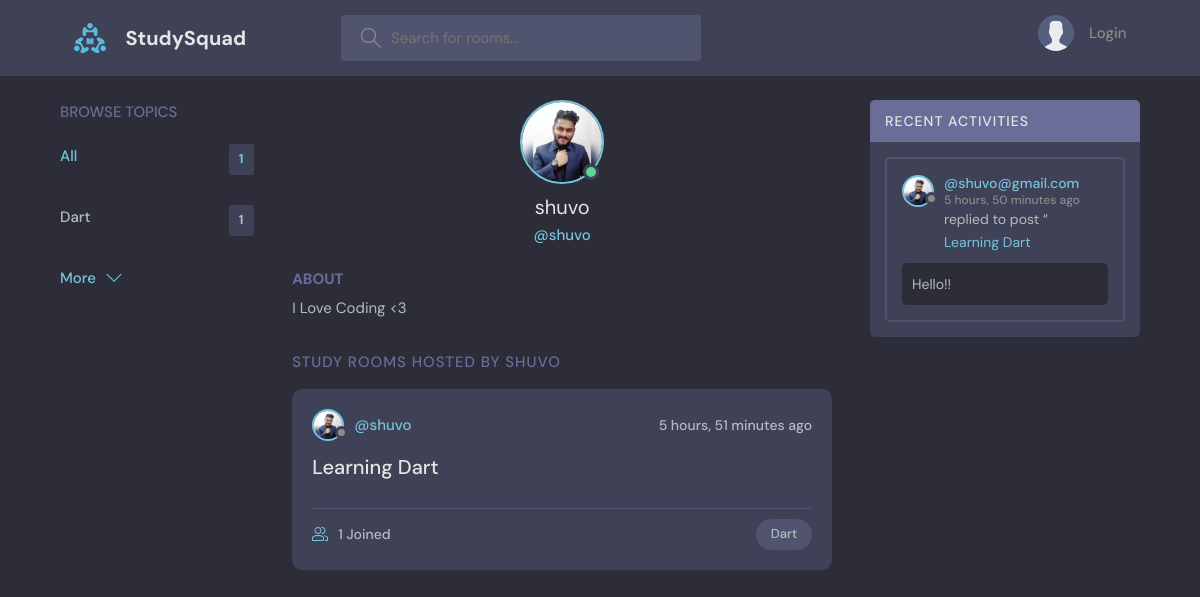
/profile/1/, run on an earlier commit of the app's database.
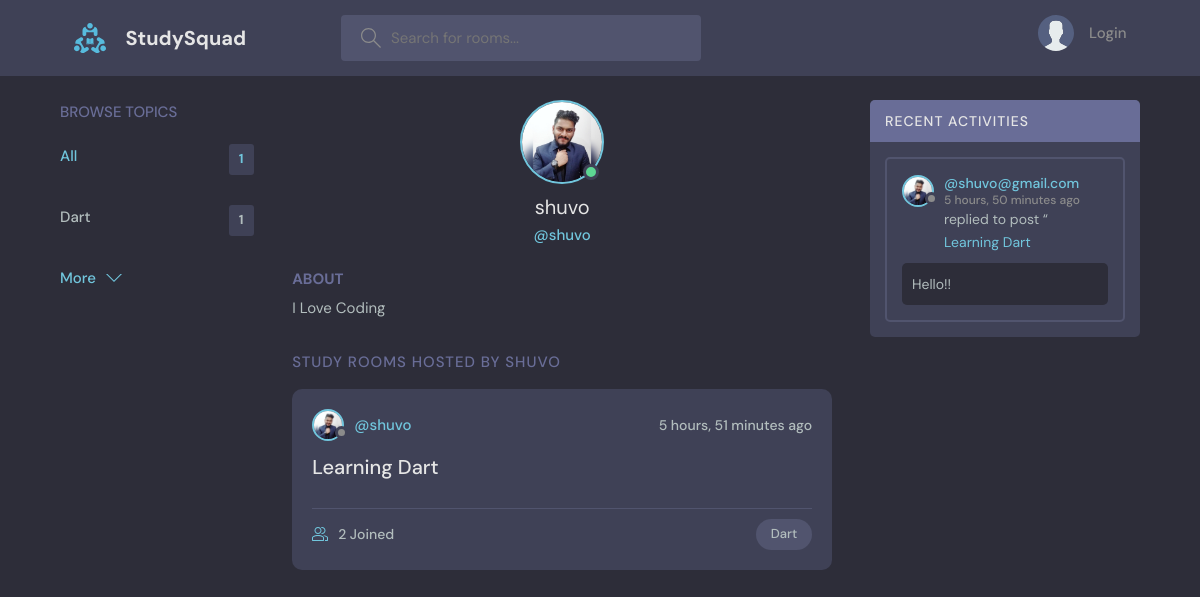
And on a later commit of the database.
### base/models.py (models this page shows, shortened)
class User(AbstractUser):
    name = models.CharField(max_length=200, null=True)
    email = models.EmailField(unique=True, null=True)
    bio = models.TextField(null=True)
    avatar = models.ImageField(null=True, default="avatar.svg")
    USERNAME_FIELD = 'email'
    REQUIRED_FIELDS = []

class Room(models.Model):
    host = models.ForeignKey(User, on_delete=models.SET_NULL, null=True)
    topic = models.ForeignKey(Topic, on_delete=models.SET_NULL, null=True)
    name = models.CharField(max_length=200)
    description = models.TextField(null=True, blank=True)
    participants = models.ManyToManyField(User, related_name='participants', blank=True)
    updated = models.DateTimeField(auto_now=True)
    created = models.DateTimeField(auto_now_add=True)
    class Meta:
        ordering = ['-updated', '-created']
    def __str__(self):
        return self.name

class Topic(models.Model):
    name = models.CharField(max_length=200)

### base/views.py (the view)
# urls.py: path('profile/<str:pk>/', views.userProfile, name="user-profile"),
def userProfile(request, pk):
    user = User.objects.get(id=pk)
    rooms = user.room_set.all()
    room_messages = user.message_set.all()
    topics = Topic.objects.all()
    context = {'user': user, 'rooms': rooms,'room_messages': room_messages, 'topics': topics}
    return render(request, 'base/profile.html', context)

### base/templates/base/profile.html (shortened to what this page needs)
{% extends 'main.html' %}
{% block content %}
  <main class="profile-page layout layout--3">
    <div class="container">
      {% include 'base/topic_component.html' %}
      <div class="roomList">
        <div class="profile">
          <div class="profile__avatar">
            <div class="avatar avatar--large active">
              <img src="{{user.avatar.url}}" />
            </div>
          </div>
          <div class="profile__info">
            <h3> {{user.username}} </h3>
            <p>@{{user.username}}</p>
          </div>
          <div class="profile__about">
            <h3>About</h3>
            <p>
              {{user.bio}}
            </p>
          </div>
        </div>
        <div class="roomList__header">
          <div>
            <h2>Study Rooms Hosted by {{user.username}}</a>
            </h2>
          </div>
        </div>
        {% include 'base/feed_component.html' %}
      </div>
      {% include 'base/activity_component.html' %}
    </div>
  </main>
{% endblock %}

### base/templates/base/feed_component.html (shortened to what this page needs)
{% for room in rooms %}
<div class="roomListRoom">
  <div class="roomListRoom__header">
    <a href="{% url 'user-profile' room.host.id %}" class="roomListRoom__author">
      <div class="avatar avatar--small">
        <img src="{{room.host.avatar.url}}" />
      </div>
      <span>@{{room.host.username}}</span>
    </a>
    <div class="roomListRoom__actions">
      <span>{{room.created|timesince}} ago</span>
    </div>
  </div>
  <div class="roomListRoom__content">
    <a href="{% url 'room' room.id %}">{{room.name}}</a>
  </div>
  <div class="roomListRoom__meta">
    <a href="{% url 'room' room.id %}" class="roomListRoom__joined">
      {{room.participants.all.count}} Joined
    </a>
    <p class="roomListRoom__topic">{{room.topic.name}}</p>
  </div>
</div>
{% endfor %}

What changed in the data, as far as the page shows it:
changed User "shuvo": bio "I Love Coding <3" → "I Love Coding"
computed for Room "Learning Dart": participants.all.count "1" → "2"
